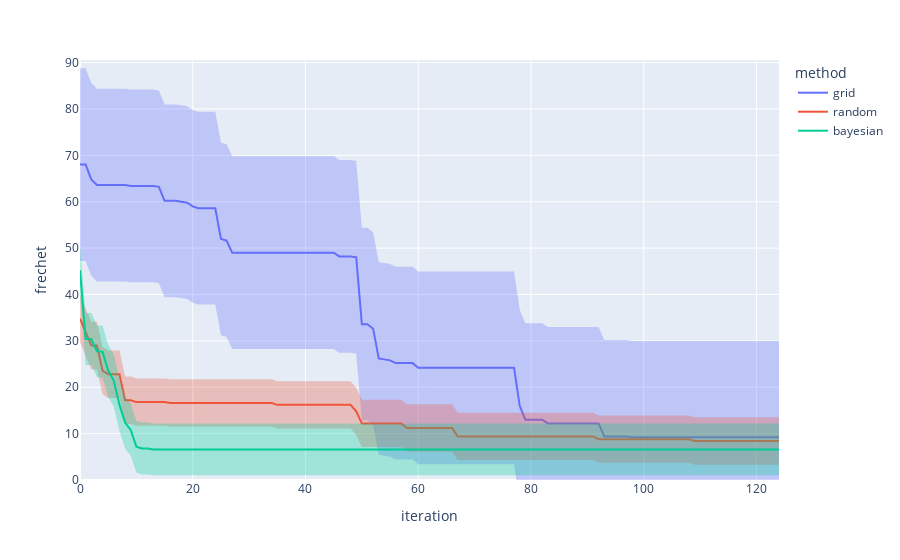

The notebook cell saved with this chart:
### Markdown cell above
### Visualization
As we might expect, Bayesian optimization outperforms random search while grid and
random search are on par with each other.

### Code cell
# import plotly.express as px
from self_driving_lab_demo.utils.plotting import line

fig = line(
    data_frame=results_df,
    x="iteration",
    y=objective_name,
    error_y="std",
    error_y_mode="band",
    color="method",
)
max_y = (results_df[objective_name] + results_df["std"]).max()
fig.update_yaxes(range=[0.0, max_y*1.02])
fig

### Figure 1 — Plotly figure (JSON) as saved in the notebook; plotly's stock layout.template omitted (floating-point values rounded to 4 significant figures; data arrays with more than 128 entries replaced by an {"elided": "..."} marker saying what was removed)
{"data": [{"fill": "toself", "fillcolor": "rgba(99,110,250,.3)", "hoverinfo": "skip", "legendgroup": "grid", "line": {"color": "rgba(255,255,255,0)"}, "showlegend": false, "type": "scatter", "x": {"elided": "250 int values"}, "xaxis": "x", "y": {"elided": "250 float values"}, "yaxis": "y"}, {"hovertemplate": "method=grid<br>iteration=%{x}<br>frechet=%{y}<extra></extra>", "legendgroup": "grid", "line": {"color": "#636efa", "dash": "solid"}, "marker": {"symbol": "circle"}, "mode": "lines", "name": "grid", "orientation": "v", "showlegend": true, "type": "scatter", "x": [0, 1, 2, 3, 4, 5, 6, 7, 8, 9, 10, 11, 12, 13, 14, 15, 16, 17, 18, 19, 20, 21, 22, 23, 24, 25, 26, 27, 28, 29, 30, 31, 32, 33, 34, 35, 36, 37, 38, 39, 40, 41, 42, 43, 44, 45, 46, 47, 48, 49, 50, 51, 52, 53, 54, 55, 56, 57, 58, 59, 60, 61, 62, 63, 64, 65, 66, 67, 68, 69, 70, 71, 72, 73, 74, 75, 76, 77, 78, 79, 80, 81, 82, 83, 84, 85, 86, 87, 88, 89, 90, 91, 92, 93, 94, 95, 96, 97, 98, 99, 100, 101, 102, 103, 104, 105, 106, 107, 108, 109, 110, 111, 112, 113, 114, 115, 116, 117, 118, 119, 120, 121, 122, 123, 124], "xaxis": "x", "y": [68, 68, 64.8, 63.6, 63.6, 63.6, 63.6, 63.6, 63.6, 63.4, 63.4, 63.4, 63.4, 63.4, 63.2, 60.2, 60.2, 60.2, 60, 59.8, 59, 58.6, 58.6, 58.6, 58.6, 52, 51.6, 49, 49, 49, 49, 49, 49, 49, 49, 49, 49, 49, 49, 49, 49, 49, 49, 49, 49, 49, 48.2, 48.2, 48.2, 48, 33.6, 33.6, 32.6, 26.2, 26, 25.8, 25.2, 25.2, 25.2, 25.2, 24.2, 24.2, 24.2, 24.2, 24.2, 24.2, 24.2, 24.2, 24.2, 24.2, 24.2, 24.2, 24.2, 24.2, 24.2, 24.2, 24.2, 24.2, 16, 13, 13, 13, 13, 12.2, 12.2, 12.2, 12.2, 12.2, 12.2, 12.2, 12.2, 12.2, 12.2, 9.4, 9.4, 9.4, 9.4, 9.4, 9.2, 9.2, 9.2, 9.2, 9.2, 9.2, 9.2, 9.2, 9.2, 9.2, 9.2, 9.2, 9.2, 9.2, 9.2, 9.2, 9.2, 9.2, 9.2, 9.2, 9.2, 9.2, 9.2, 9.2, 9.2, 9.2, 9.2], "yaxis": "y"}, {"fill": "toself", "fillcolor": "rgba(239,85,59,.3)", "hoverinfo": "skip", "legendgroup": "random", "line": {"color": "rgba(255,255,255,0)"}, "showlegend": false, "type": "scatter", "x": {"elided": "250 int values"}, "xaxis": "x", "y": {"elided": "250 float values"}, "yaxis": "y"}, {"hovertemplate": "method=random<br>iteration=%{x}<br>frechet=%{y}<extra></extra>", "legendgroup": "random", "line": {"color": "#EF553B", "dash": "solid"}, "marker": {"symbol": "circle"}, "mode": "lines", "name": "random", "orientation": "v", "showlegend": true, "type": "scatter", "x": [0, 1, 2, 3, 4, 5, 6, 7, 8, 9, 10, 11, 12, 13, 14, 15, 16, 17, 18, 19, 20, 21, 22, 23, 24, 25, 26, 27, 28, 29, 30, 31, 32, 33, 34, 35, 36, 37, 38, 39, 40, 41, 42, 43, 44, 45, 46, 47, 48, 49, 50, 51, 52, 53, 54, 55, 56, 57, 58, 59, 60, 61, 62, 63, 64, 65, 66, 67, 68, 69, 70, 71, 72, 73, 74, 75, 76, 77, 78, 79, 80, 81, 82, 83, 84, 85, 86, 87, 88, 89, 90, 91, 92, 93, 94, 95, 96, 97, 98, 99, 100, 101, 102, 103, 104, 105, 106, 107, 108, 109, 110, 111, 112, 113, 114, 115, 116, 117, 118, 119, 120, 121, 122, 123, 124], "xaxis": "x", "y": [34.8, 32, 29, 29, 23.6, 22.8, 22.8, 22.8, 17.2, 17.2, 16.8, 16.8, 16.8, 16.8, 16.8, 16.8, 16.6, 16.6, 16.6, 16.6, 16.6, 16.6, 16.6, 16.6, 16.6, 16.6, 16.6, 16.6, 16.6, 16.6, 16.6, 16.6, 16.6, 16.6, 16.6, 16.2, 16.2, 16.2, 16.2, 16.2, 16.2, 16.2, 16.2, 16.2, 16.2, 16.2, 16.2, 16.2, 16.2, 14.8, 12.2, 12.2, 12.2, 12.2, 12.2, 12.2, 12.2, 12.2, 11.2, 11.2, 11.2, 11.2, 11.2, 11.2, 11.2, 11.2, 11.2, 9.4, 9.4, 9.4, 9.4, 9.4, 9.4, 9.4, 9.4, 9.4, 9.4, 9.4, 9.4, 9.4, 9.4, 9.4, 9.4, 9.4, 9.4, 9.4, 9.4, 9.4, 9.4, 9.4, 9.4, 9.4, 8.8, 8.8, 8.8, 8.8, 8.8, 8.8, 8.8, 8.8, 8.8, 8.8, 8.8, 8.8, 8.8, 8.8, 8.8, 8.8, 8.8, 8.4, 8.4, 8.4, 8.4, 8.4, 8.4, 8.4, 8.4, 8.4, 8.4, 8.4, 8.4, 8.4, 8.4, 8.4, 8.4], "yaxis": "y"}, {"fill": "toself", "fillcolor": "rgba(0,204,150,.3)", "hoverinfo": "skip", "legendgroup": "bayesian", "line": {"color": "rgba(255,255,255,0)"}, "showlegend": false, "type": "scatter", "x": {"elided": "250 int values"}, "xaxis": "x", "y": {"elided": "250 float values"}, "yaxis": "y"}, {"hovertemplate": "method=bayesian<br>iteration=%{x}<br>frechet=%{y}<extra></extra>", "legendgroup": "bayesian", "line": {"color": "#00cc96", "dash": "solid"}, "marker": {"symbol": "circle"}, "mode": "lines", "name": "bayesian", "orientation": "v", "showlegend": true, "type": "scatter", "x": [0, 1, 2, 3, 4, 5, 6, 7, 8, 9, 10, 11, 12, 13, 14, 15, 16, 17, 18, 19, 20, 21, 22, 23, 24, 25, 26, 27, 28, 29, 30, 31, 32, 33, 34, 35, 36, 37, 38, 39, 40, 41, 42, 43, 44, 45, 46, 47, 48, 49, 50, 51, 52, 53, 54, 55, 56, 57, 58, 59, 60, 61, 62, 63, 64, 65, 66, 67, 68, 69, 70, 71, 72, 73, 74, 75, 76, 77, 78, 79, 80, 81, 82, 83, 84, 85, 86, 87, 88, 89, 90, 91, 92, 93, 94, 95, 96, 97, 98, 99, 100, 101, 102, 103, 104, 105, 106, 107, 108, 109, 110, 111, 112, 113, 114, 115, 116, 117, 118, 119, 120, 121, 122, 123, 124], "xaxis": "x", "y": [45.2, 30.4, 30.4, 27.8, 27.6, 23.6, 21.4, 16.2, 12.4, 10.8, 7.2, 6.8, 6.8, 6.6, 6.6, 6.6, 6.6, 6.6, 6.6, 6.6, 6.6, 6.6, 6.6, 6.6, 6.6, 6.6, 6.6, 6.6, 6.6, 6.6, 6.6, 6.6, 6.6, 6.6, 6.6, 6.6, 6.6, 6.6, 6.6, 6.6, 6.6, 6.6, 6.6, 6.6, 6.6, 6.6, 6.6, 6.6, 6.6, 6.6, 6.6, 6.6, 6.6, 6.6, 6.6, 6.6, 6.6, 6.6, 6.6, 6.6, 6.6, 6.6, 6.6, 6.6, 6.6, 6.6, 6.6, 6.6, 6.6, 6.6, 6.6, 6.6, 6.6, 6.6, 6.6, 6.6, 6.6, 6.6, 6.6, 6.6, 6.6, 6.6, 6.6, 6.6, 6.6, 6.6, 6.6, 6.6, 6.6, 6.6, 6.6, 6.6, 6.6, 6.6, 6.6, 6.6, 6.6, 6.6, 6.6, 6.6, 6.6, 6.6, 6.6, 6.6, 6.6, 6.6, 6.6, 6.6, 6.6, 6.6, 6.6, 6.6, 6.6, 6.6, 6.6, 6.6, 6.6, 6.6, 6.6, 6.6, 6.6, 6.6, 6.6, 6.6, 6.6], "yaxis": "y"}], "layout": {"legend": {"title": {"text": "method"}, "tracegroupgap": 0}, "margin": {"t": 60}, "xaxis": {"anchor": "y", "domain": [0, 1], "title": {"text": "iteration"}}, "yaxis": {"anchor": "x", "domain": [0, 1], "range": [0, 90.56], "title": {"text": "frechet"}}}}
